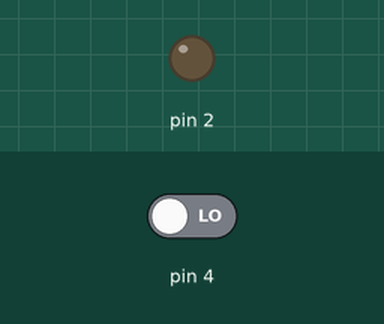
Simulated run of this sketch. Board: Arduino Uno, built with avr-gcc and run on an emulated ATmega328P. On the bench: output pins drawn as LEDs (lit = HIGH). The inputs (shaded band) are chosen by the test bench; at power-on: pin 4 LOW.

Above: at 1.2 s.
1.3 s: pin 4 driven HIGH
At 2.0 s:
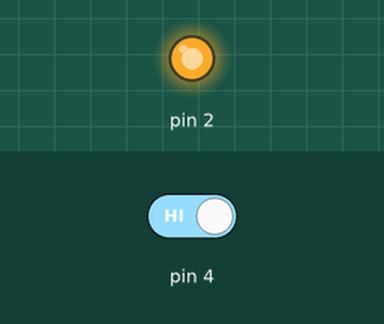
2.8 s: pin 4 driven LOW
At 3.1 s:
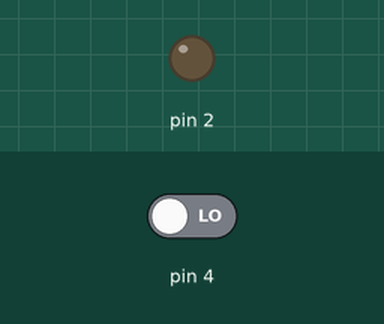
Timing chart, 0 to 5.8 s (numbered marks = the images above; inputs shaded):
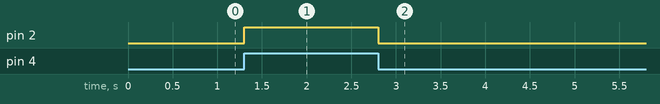

The sketch:

buttonPress.ino
```cpp
void setup() {
  pinMode(4, INPUT);
  pinMode(2, OUTPUT);
}

void loop() {
  if (digitalRead(4)) {
    digitalWrite(2, HIGH);
  }
  else {
    digitalWrite(2, LOW);
  }
}
```

Measured:
- after the input at 1.3 s, pin 2: LOW → HIGH at once
- after the input at 2.8 s, pin 2: HIGH → LOW at once
